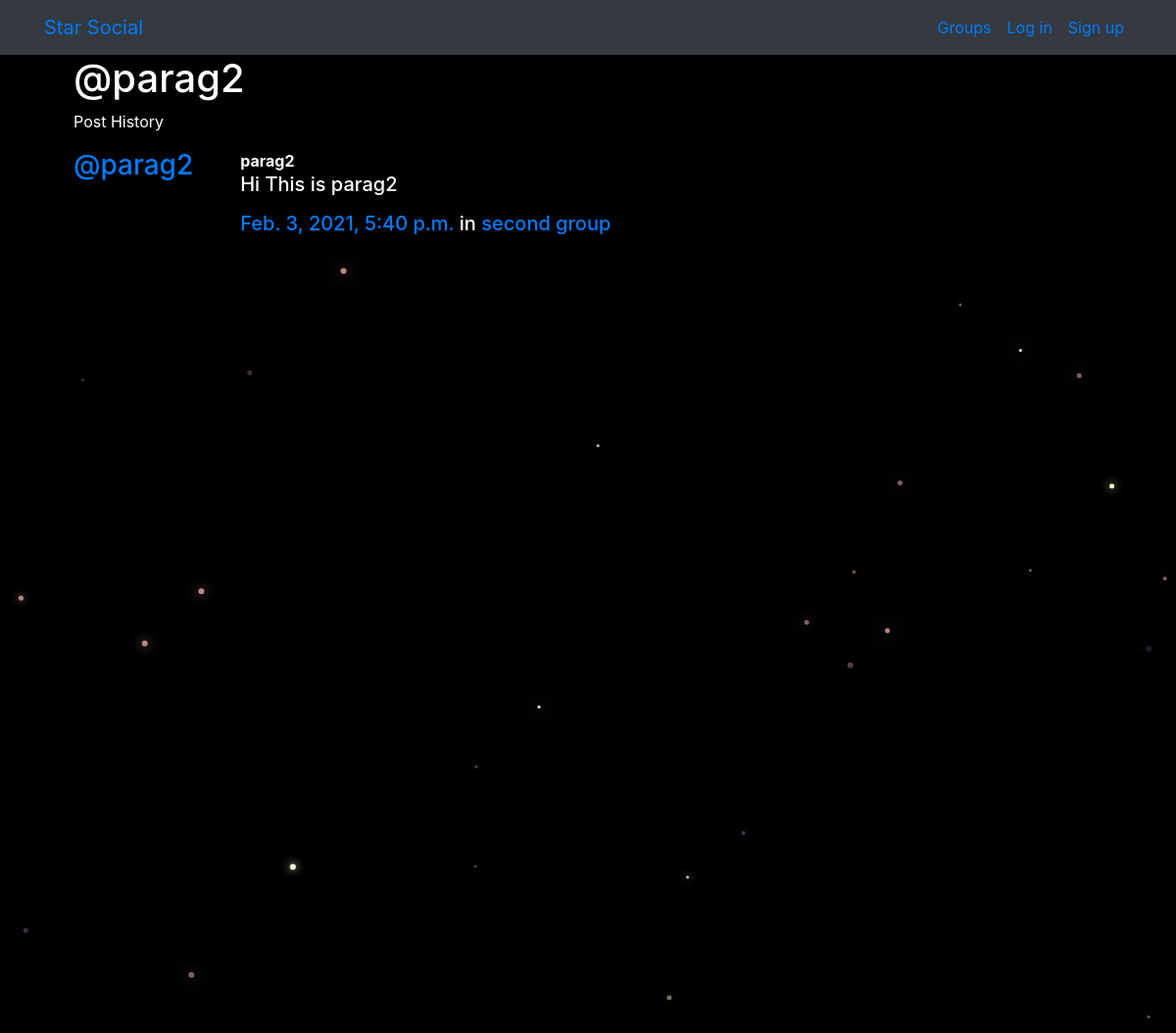
Screenshot of /posts/by/parag2 with the database file from the repository.
### posts/models.py (models this page shows, shortened)
class Post(models.Model):
    user = models.ForeignKey(User,related_name='posts',on_delete=models.CASCADE)
    created_at = models.DateTimeField(auto_now=True)
    message = models.TextField()
    message_html = models.TextField(editable=False)
    group = models.ForeignKey(Group,related_name='posts',null=True,blank=True,on_delete=models.CASCADE)
    class Meta:
        ordering=['-created_at']
        unique_together=['user','message']

### groups/models.py (models this page shows, shortened)
class Group(models.Model):
    name = models.CharField(max_length=255,unique= True)
    slug = models.SlugField(allow_unicode=True,unique=True)
    description = models.TextField(blank=True,default='')
    description_html = models.TextField(editable=False,default='',blank=True)
    members = models.ManyToManyField(User,through='GroupMember')
    class Meta:
        ordering=['name']

### posts/views.py (the view)
# urls.py: path('by/<username>',views.UserPost.as_view(),name='for_user'),
class UserPost(generic.ListView):
    model = models.Post
    template_name= 'posts/user_post_list.html'
    def get_queryset(self):
        try:
            self.post_user = User.objects.prefetch_related("posts").get(
                username__iexact=self.kwargs.get("username")
            )
        except User.DoesNotExist:
            raise Http404
        else:
            return self.post_user.posts.all()
    def get_context_data(self, **kwargs):
        context = super().get_context_data(**kwargs)
        context["post_user"] = self.post_user
        return context

### posts/templates/posts/user_post_list.html
{% extends "posts/post_base.html" %}
{% block prepost %}
<div class="col-md-4">
	<h1>@{{ post_user.username }}</h1>
	<p>Post History</p>
</div>
{% endblock %}
{% block post_content %}
<div class="col-md-8">
	{% for post in post_list %}
		{% include "posts/_post.html" %}
	{% endfor %}
</div>
{% endblock %}

### posts/templates/posts/_post.html (shortened to what this page needs)
<div class="media">
	<h3 class="mr-5"><a href="{% url 'posts:for_user' username=post.user.username %}">@{{ post.user.username }}</a></h3>
	<div class="media-body">
		<strong>{{ post.user.username }}</strong>
		<h5>{{ post.message_html|safe }}</h5>
    <h5>
			<time class="time"><a href="{% url 'posts:single' username=post.user.username pk=post.pk %}">{{ post.created_at }}</a></time>
			{% if post.group %}
			<span class="group-name">in <a href="#">{{ post.group.name }}</a></span>
			{% endif %}
		</h5>
	</div>
</div>

### static/simplesocial/CSS/master.css (style rules this page uses)
body { margin: 0; overflow: hidden; background-color: black; color:white; }

### rows the page displays
Post: user.username "parag2", message_html "Hi This is parag2", created_at "Feb. 3, 2021, 5:40 p.m.", group.name "second group"

### other values shown
{{ post_user.username }} "parag2"
